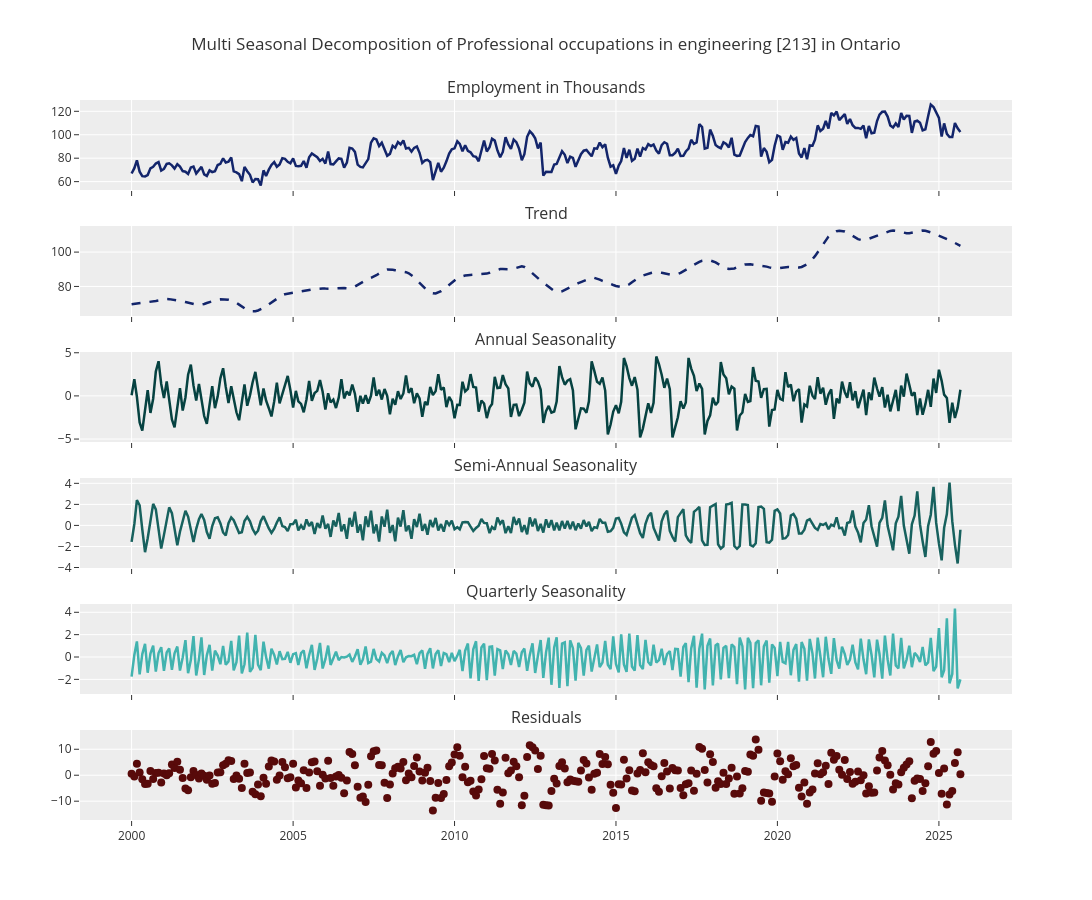

The notebook cell this image was saved under:
### Code cell
# creates a 6-panel stacked chart, all sharing the time axis on the x-axis
# each panel gets one component of the decomposition 

fig = make_subplots(
    rows=6,
    cols=1,
    shared_xaxes=True,
    vertical_spacing=0.05,
    subplot_titles=[
        "Employment in Thousands",
        "Trend",
        "Annual Seasonality",
        "Semi-Annual Seasonality",
        "Quarterly Seasonality",
        "Residuals"
        
    ]
)

# Observed: solid line; raw data - shown as-is
fig.add_trace(
    go.Scatter(
        x=df_decomp['ds'],
        y=df_decomp['observed'],
        mode="lines",
        name="Employment in Thousands",
        line=dict(color='#13256B', width=2.5)
    ),
    row=1,
    col=1
)

# Trend: dashed line; same color as observed but dashed to signal its a smoothed version
fig.add_trace(
    go.Scatter(
        x=df_decomp['ds'],
        y=df_decomp['trend'],
        mode="lines",
        name="Trend",
        line=dict(color='#13256B', width=2.5, dash='dash')
    ),
    row=2,
    col=1
)

# Seasonal_12: solid line ; annual cycle
fig.add_trace(
    go.Scatter(
        x=df_decomp['ds'],
        y=df_decomp['seasonal_12'],
        mode="lines",
        name="Annual Seasonality",
        line=dict(color='#064241', width=2.5)
    ),
    row=3,
    col=1
)

# Seasonal_6: semi annual
fig.add_trace(
    go.Scatter(
        x=df_decomp['ds'],
        y=df_decomp['seasonal_6'],
        mode="lines",
        name="Semi-Annual Seasonality",
        line=dict(color='#17615E', width=2.5)
    ),
    row=4,
    col=1
)

#Seasonal_3: quarterly cycle
fig.add_trace(
    go.Scatter(
        x=df_decomp['ds'],
        y=df_decomp['seasonal_3'],
        mode="lines",
        name="Quarterly Seasonality",
        line=dict(color="#42B3AF", width=2.5)
    ),
    row=5,
    col=1
)

# Residuals: dots; Residuals are shown as scatter dots — not a line — because they're random noise with no meaningful connection between points
fig.add_trace(
    go.Scatter(
        x=df_decomp['ds'],
        y=df_decomp['resid'],
        mode="markers",
        name="Residuals",
        marker=dict(color="#580A0A", size=8)
    ),
    row=6,
    col=1
)



fig.update_layout(
    height=900,
    width=1500,
    title="Multi Seasonal Decomposition of Professional occupations in engineering [213] in Ontario",
    showlegend=False
)
fig.update_layout(template='ggplot2')
fig.show()

### Figure 1 — Plotly figure (JSON) as saved in the notebook; plotly's stock layout.template omitted (floating-point values rounded to 4 significant figures; data arrays with more than 128 entries replaced by an {"elided": "..."} marker saying what was removed)
{"data": [{"line": {"color": "#13256B", "width": 2.5}, "mode": "lines", "name": "Employment in Thousands", "type": "scatter", "x": {"elided": "309 str values"}, "xaxis": "x", "y": {"elided": "309 float values"}, "yaxis": "y"}, {"line": {"color": "#13256B", "dash": "dash", "width": 2.5}, "mode": "lines", "name": "Trend", "type": "scatter", "x": {"elided": "309 str values"}, "xaxis": "x2", "y": {"elided": "309 float values"}, "yaxis": "y2"}, {"line": {"color": "#064241", "width": 2.5}, "mode": "lines", "name": "Annual Seasonality", "type": "scatter", "x": {"elided": "309 str values"}, "xaxis": "x3", "y": {"elided": "309 float values"}, "yaxis": "y3"}, {"line": {"color": "#17615E", "width": 2.5}, "mode": "lines", "name": "Semi-Annual Seasonality", "type": "scatter", "x": {"elided": "309 str values"}, "xaxis": "x4", "y": {"elided": "309 float values"}, "yaxis": "y4"}, {"line": {"color": "#42B3AF", "width": 2.5}, "mode": "lines", "name": "Quarterly Seasonality", "type": "scatter", "x": {"elided": "309 str values"}, "xaxis": "x5", "y": {"elided": "309 float values"}, "yaxis": "y5"}, {"marker": {"color": "#580A0A", "size": 8}, "mode": "markers", "name": "Residuals", "type": "scatter", "x": {"elided": "309 str values"}, "xaxis": "x6", "y": {"elided": "309 float values"}, "yaxis": "y6"}], "layout": {"annotations": [{"font": {"size": 16}, "showarrow": false, "text": "Employment in Thousands", "x": 0.5, "xanchor": "center", "xref": "paper", "y": 1, "yanchor": "bottom", "yref": "paper"}, {"font": {"size": 16}, "showarrow": false, "text": "Trend", "x": 0.5, "xanchor": "center", "xref": "paper", "y": 0.825, "yanchor": "bottom", "yref": "paper"}, {"font": {"size": 16}, "showarrow": false, "text": "Annual Seasonality", "x": 0.5, "xanchor": "center", "xref": "paper", "y": 0.65, "yanchor": "bottom", "yref": "paper"}, {"font": {"size": 16}, "showarrow": false, "text": "Semi-Annual Seasonality", "x": 0.5, "xanchor": "center", "xref": "paper", "y": 0.475, "yanchor": "bottom", "yref": "paper"}, {"font": {"size": 16}, "showarrow": false, "text": "Quarterly Seasonality", "x": 0.5, "xanchor": "center", "xref": "paper", "y": 0.3, "yanchor": "bottom", "yref": "paper"}, {"font": {"size": 16}, "showarrow": false, "text": "Residuals", "x": 0.5, "xanchor": "center", "xref": "paper", "y": 0.125, "yanchor": "bottom", "yref": "paper"}], "height": 900, "showlegend": false, "title": {"text": "Multi Seasonal Decomposition of Professional occupations in engineering [213] in Ontario"}, "width": 1500, "xaxis": {"anchor": "y", "domain": [0, 1], "matches": "x6", "showticklabels": false}, "xaxis2": {"anchor": "y2", "domain": [0, 1], "matches": "x6", "showticklabels": false}, "xaxis3": {"anchor": "y3", "domain": [0, 1], "matches": "x6", "showticklabels": false}, "xaxis4": {"anchor": "y4", "domain": [0, 1], "matches": "x6", "showticklabels": false}, "xaxis5": {"anchor": "y5", "domain": [0, 1], "matches": "x6", "showticklabels": false}, "xaxis6": {"anchor": "y6", "domain": [0, 1]}, "yaxis": {"anchor": "x", "domain": [0.875, 1]}, "yaxis2": {"anchor": "x2", "domain": [0.7, 0.825]}, "yaxis3": {"anchor": "x3", "domain": [0.525, 0.65]}, "yaxis4": {"anchor": "x4", "domain": [0.35, 0.475]}, "yaxis5": {"anchor": "x5", "domain": [0.175, 0.3]}, "yaxis6": {"anchor": "x6", "domain": [0, 0.125]}}}
